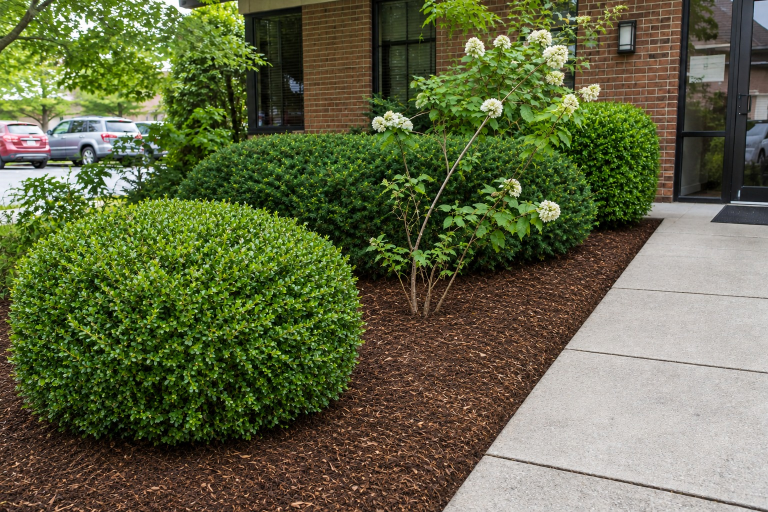
#> input picture src/assets/photos/ai-bed-kept.jpg, 1536 x 1024 px (shown at 1/2 size)
$ python -i photokit.py   (imports and definitions only)
#> lines starting #> are read from the running program, lines starting #| are printed output that depends on the picture
#> further down, picture is the input picture: PIL image 1536x1024 RGB; mean R, G, B 98.2, 103.5, 68.7
"""Two helpers for scripts/photos.py.

grade()  lifts the color in client phone photos: gentle levels, local contrast,
         vibrance and a little extra for lawns and sky. No sharpening: it
         added weight to every photo for detail nobody sees at web size. It only
         corrects the light and color the camera caught; nothing is added or moved.
align()  warps a "before" photo into the frame of the design rendering that was made
         from it, so a before and after slider lines up. It matches features on the
         house (SIFT), then fits a projective transform with RANSAC.
"""
import numpy as np
from PIL import Image
from skimage import color, exposure
from skimage.color import rgb2gray
from skimage.feature import SIFT, match_descriptors
from skimage.measure import ransac
from skimage.transform import ProjectiveTransform, warp


def grade(im, s=1.0):
#> called with s = 1
    if s <= 0:
        return im
    a = np.asarray(im.convert("RGB")).astype(np.float32) / 255.0
    # levels from robust percentiles, half strength, so the white balance stays as shot
    lo = np.percentile(a, 0.4, axis=(0, 1))
#> lo = [0, 0.00784, 0]
    hi = np.percentile(a, 99.6, axis=(0, 1))
#> hi = [0.953, 0.973, 0.961]
    together = (a - lo.min()) / max(1e-3, hi.max() - lo.min())
    apart = (a - lo) / np.maximum(1e-3, hi - lo)
    a = np.clip(a * (1 - 0.55 * s) + (0.7 * together + 0.3 * apart) * 0.55 * s, 0, 1)
    lab = color.rgb2lab(a)
#> lab: shape (1024, 1536, 3) float64; mean of channels 0, 1, 2 42.1, -6.9, 18.3
    L = lab[..., 0] / 100.0
    eq = exposure.equalize_adapthist(L, clip_limit=0.008, kernel_size=max(64, min(L.shape) // 8))
    L = L * (1 - 0.25 * s) + eq * 0.25 * s
    L = 0.5 + (L - 0.5) * (1 + 0.22 * s)
    L = L - 0.48 * s * (L - 0.5) ** 3
    lab[..., 0] = np.clip(L, 0, 1) * 100
#> lab: shape (1024, 1536, 3) float64; mean of channels 0, 1, 2 43.6, -6.9, 18.3
    A, B = lab[..., 1], lab[..., 2]
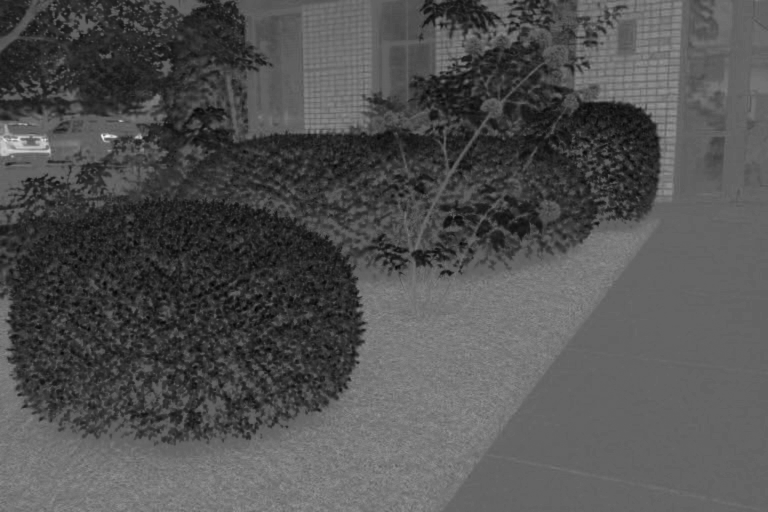
#> A: shape (1024, 1536) float64 (shown at 1/2 size); min -42.15, max 67.33, mean -6.9; drawn with min black and max white
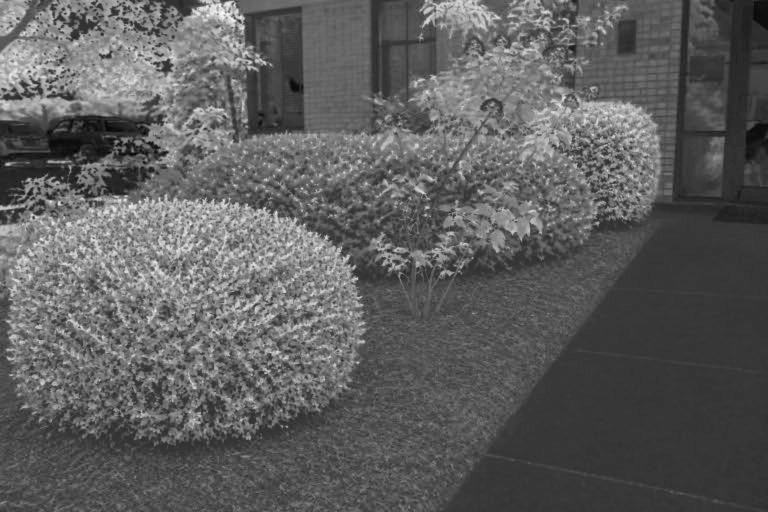
#> B: shape (1024, 1536) float64 (shown at 1/2 size); min -21.43, max 85.78, mean 18.3; drawn with min black and max white
    gain = 1 + 0.34 * s * np.clip(1 - np.hypot(A, B) / 70.0, 0, 1)
    hue = np.arctan2(B, A)
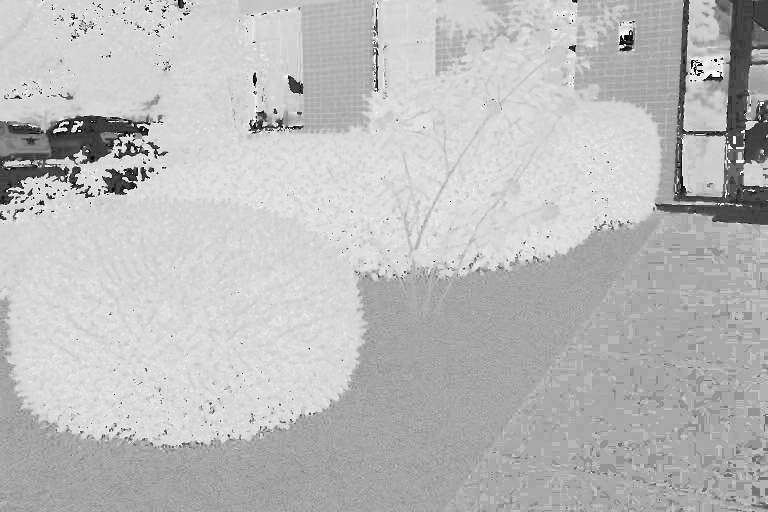
#> hue: shape (1024, 1536) float64 (shown at 1/2 size); min -3.14, max 3.14, mean 1.49; drawn with min black and max white
    green = np.exp(-((hue - np.deg2rad(125)) / np.deg2rad(32)) ** 2)
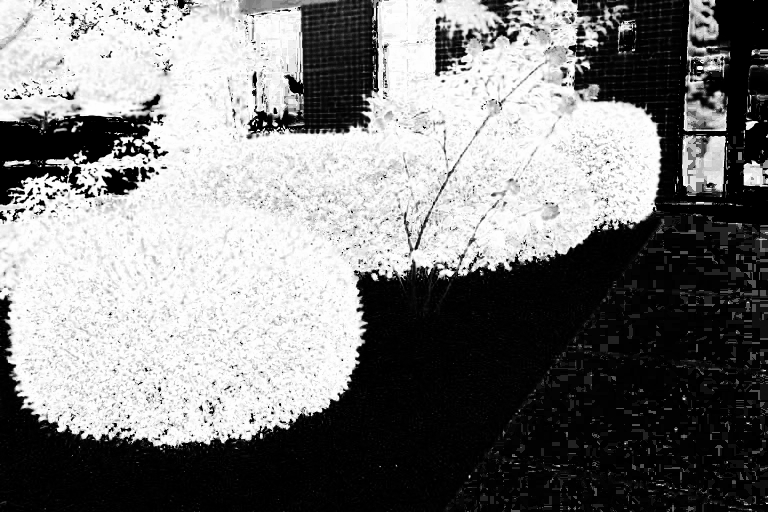
#> green: shape (1024, 1536) float64 (shown at 1/2 size); min 3.55e-40, max 1, mean 0.495
    # sky only: blue that is also bright, so shaded lawn never turns teal
    sky = np.exp(-((hue - np.deg2rad(-100)) / np.deg2rad(30)) ** 2) * np.clip((L - 0.55) / 0.2, 0, 1)
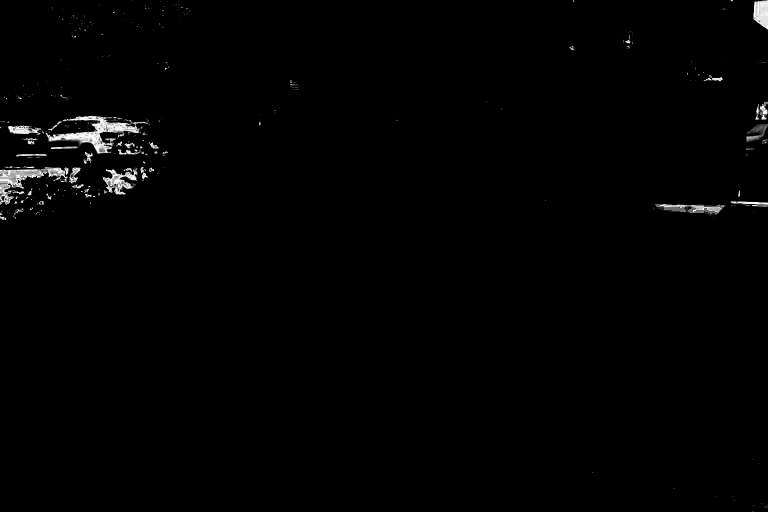
#> sky: shape (1024, 1536) float64 (shown at 1/2 size); min 0, max 1, mean 0.00959
    gain = gain * (1 + 0.12 * s * green + 0.15 * s * sky)
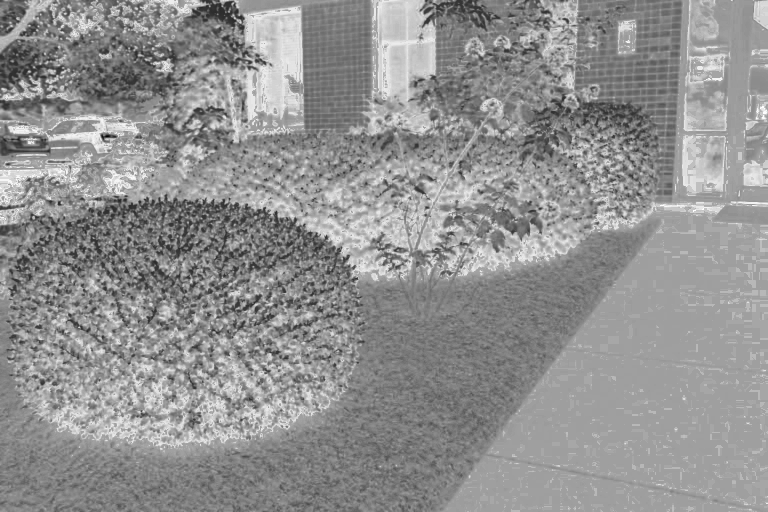
#> gain: shape (1024, 1536) float64 (shown at 1/2 size); min 1, max 1.53, mean 1.3; drawn with min black and max white
    lab[..., 1] = A * gain
#> lab: shape (1024, 1536, 3) float64; mean of channels 0, 1, 2 43.6, -8.8, 18.3
    lab[..., 2] = B * gain
#> lab: shape (1024, 1536, 3) float64; mean of channels 0, 1, 2 43.6, -8.8, 23
    out = np.clip(color.lab2rgb(lab), 0, 1)
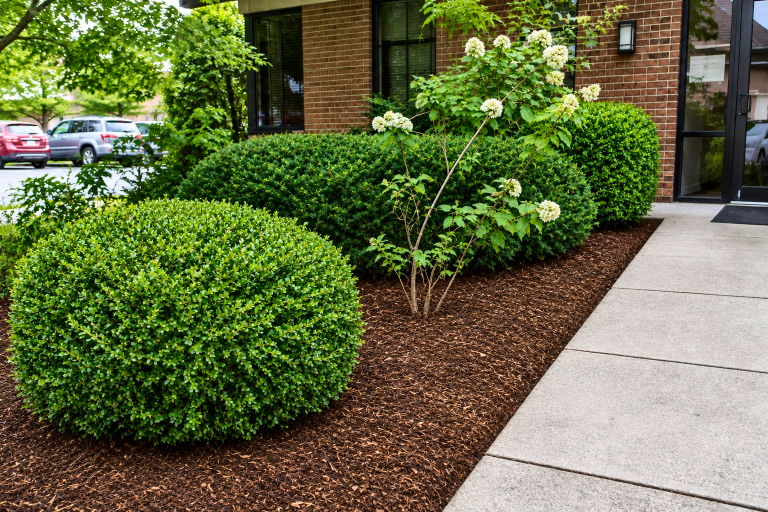
#> out: shape (1024, 1536, 3) float64 (shown at 1/2 size); mean R, G, B 0.402, 0.429, 0.261
    return Image.fromarray((out * 255 + 0.5).astype(np.uint8))


def _features(gray):
    d = SIFT()
    d.detect_and_extract(gray)
    return d.keypoints, d.descriptors


def align(before, after, work=900):
    sb = work / max(before.size)
    sa = work / max(after.size)
    gb = rgb2gray(np.asarray(before.resize((round(before.width * sb), round(before.height * sb)), Image.LANCZOS)) / 255.0)
    ga = rgb2gray(np.asarray(after.resize((round(after.width * sa), round(after.height * sa)), Image.LANCZOS)) / 255.0)
    kb, db = _features(gb)
    ka, da = _features(ga)
    m = match_descriptors(da, db, cross_check=True, max_ratio=0.8)
    src = ka[m[:, 0]][:, ::-1] / sa
    dst = kb[m[:, 1]][:, ::-1] / sb
    t, inliers = ransac((src, dst), ProjectiveTransform, min_samples=4, residual_threshold=4.0 / sa, max_trials=5000, rng=0)
    b = np.asarray(before).astype(np.float32) / 255.0
    out = warp(b, t, output_shape=(after.height, after.width), order=3, mode="edge")
    # where the photo really reaches; outside it "edge" mode only smears the border
    seen = warp(np.ones(b.shape[:2], np.float32), t, output_shape=(after.height, after.width), order=0, cval=0) > 0.5
    return Image.fromarray((np.clip(out, 0, 1) * 255 + 0.5).astype(np.uint8)), int(inliers.sum()), covered(seen)


def covered(seen):
    """The box (l, t, r, b) in pixels inside which every pixel was seen, found by
    trimming whichever edge is worst until none is missing."""
    l, t, r, b = 0, 0, seen.shape[1], seen.shape[0]
    while True:
        box = seen[t:b, l:r]
        miss = {"t": (~box[0]).sum(), "b": (~box[-1]).sum(), "l": (~box[:, 0]).sum(), "r": (~box[:, -1]).sum()}
        side, worst = max(miss.items(), key=lambda kv: kv[1])
        if worst == 0:
            return l, t, r, b
        if side == "t": t += 1
        elif side == "b": b -= 1
        elif side == "l": l += 1
        else: r -= 1

>>> from PIL import Image
>>> picture = Image.open('../src/assets/photos/ai-bed-kept.jpg')
>>> result = grade(picture)

$ run again, on src/assets/photos/ai-crew-mow.jpg
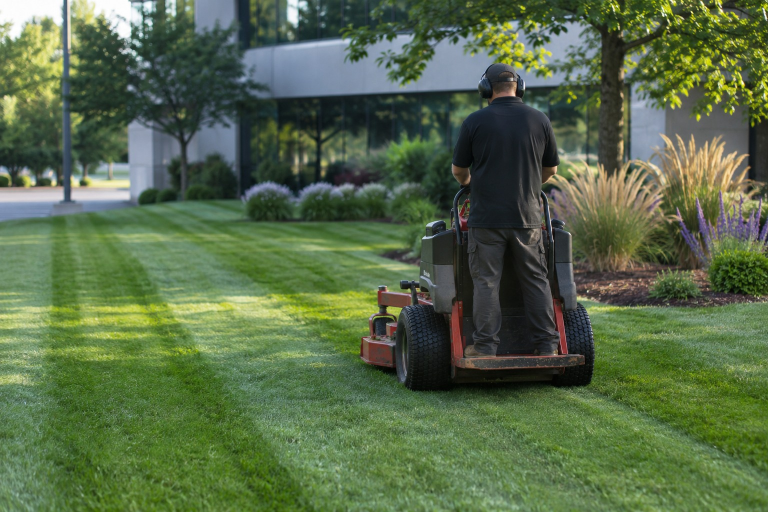
#> input picture src/assets/photos/ai-crew-mow.jpg, 1536 x 1024 px (shown at 1/2 size)
#> picture is the input picture: PIL image 1536x1024 RGB; mean R, G, B 87.4, 106.7, 72.6
#> lo = [0.0314, 0.0431, 0.0157]
#> hi = [0.984, 0.984, 0.984]
#> in grade, `gain = gain * (1 + 0.12 * s * green + 0.15 * s * sky)`:
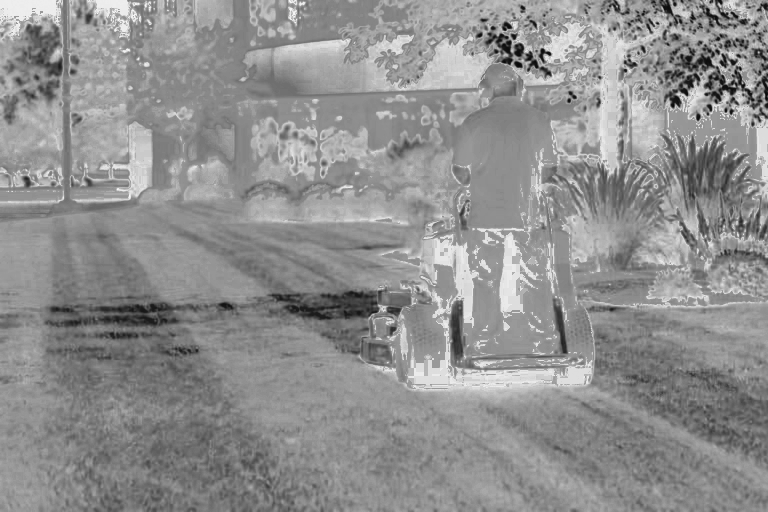
#> gain: shape (1024, 1536) float64 (shown at 1/2 size); min 1.05, max 1.53, mean 1.32; drawn with min black and max white
#> in grade, `out = np.clip(color.lab2rgb(lab), 0, 1)`:
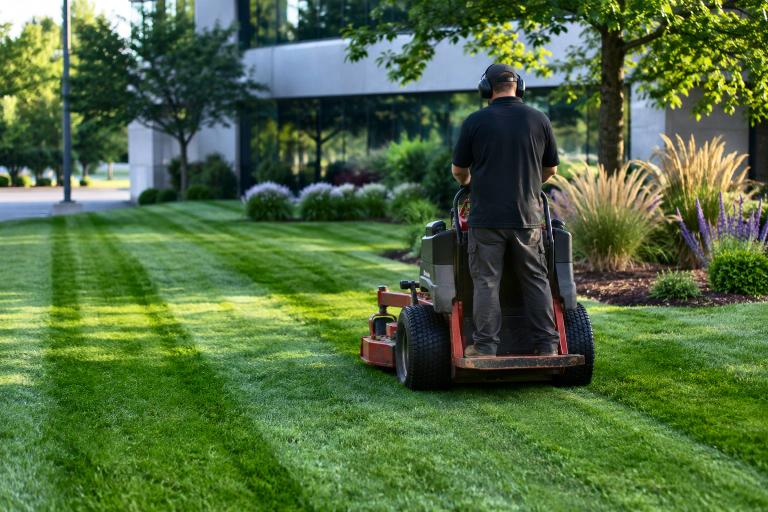
#> out: shape (1024, 1536, 3) float64 (shown at 1/2 size); mean R, G, B 0.318, 0.424, 0.249

$ run again, on src/assets/photos/ai-home-fall.jpg
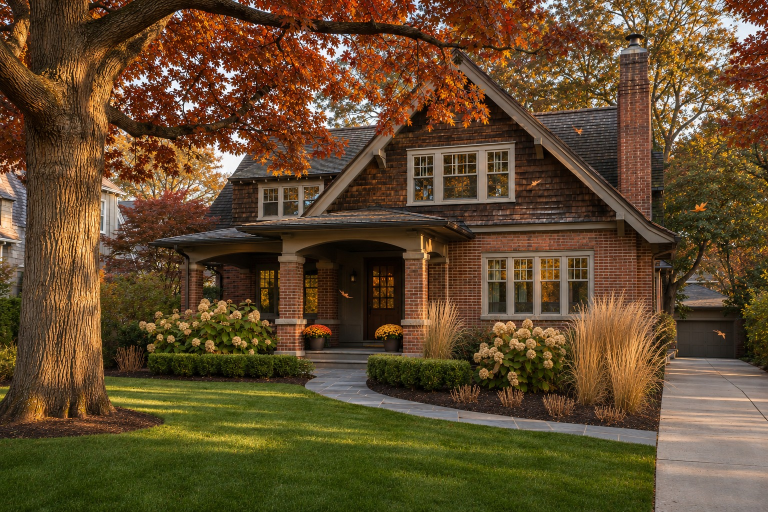
#> input picture src/assets/photos/ai-home-fall.jpg, 1536 x 1024 px (shown at 1/2 size)
#> picture is the input picture: PIL image 1536x1024 RGB; mean R, G, B 95.9, 74.2, 44.8
#> lo = [0.0353, 0.0157, 0]
#> hi = [0.973, 0.945, 0.965]
#> in grade, `gain = gain * (1 + 0.12 * s * green + 0.15 * s * sky)`:
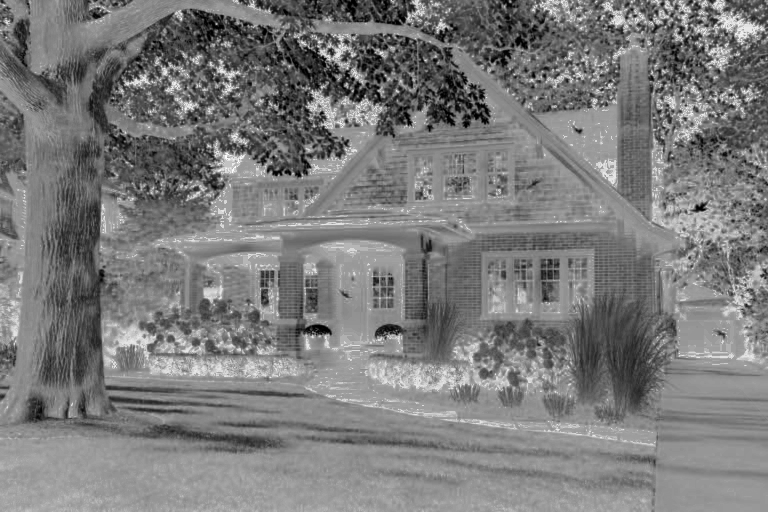
#> gain: shape (1024, 1536) float64 (shown at 1/2 size); min 1, max 1.54, mean 1.26; drawn with min black and max white
#> in grade, `out = np.clip(color.lab2rgb(lab), 0, 1)`:
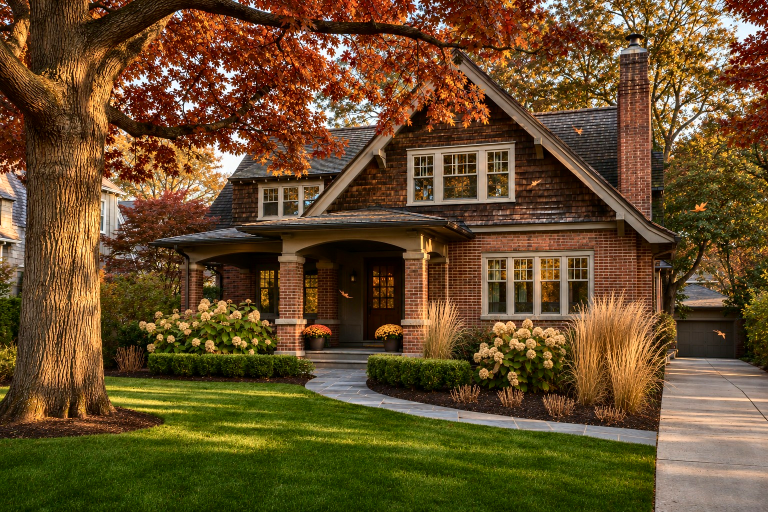
#> out: shape (1024, 1536, 3) float64 (shown at 1/2 size); mean R, G, B 0.399, 0.303, 0.165

$ run again, on src/assets/photos/ai-home-spring.jpg
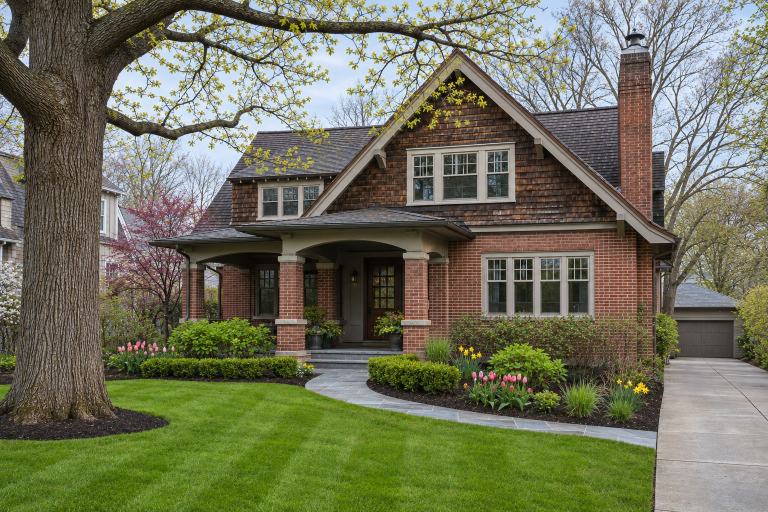
#> input picture src/assets/photos/ai-home-spring.jpg, 1536 x 1024 px (shown at 1/2 size)
#> picture is the input picture: PIL image 1536x1024 RGB; mean R, G, B 111.9, 113.9, 89.8
#> lo = [0.051, 0.0392, 0]
#> hi = [0.886, 0.925, 0.996]
#> in grade, `out = np.clip(color.lab2rgb(lab), 0, 1)`:
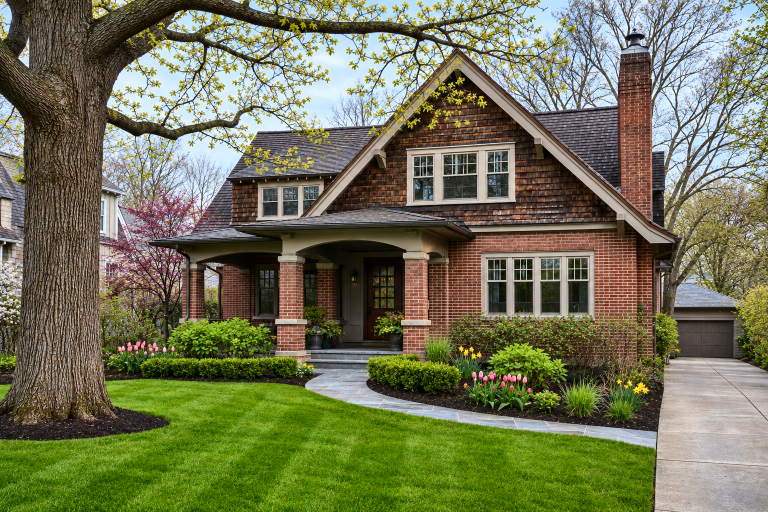
#> out: shape (1024, 1536, 3) float64 (shown at 1/2 size); mean R, G, B 0.45, 0.461, 0.338
